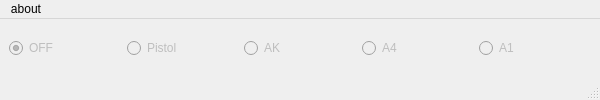
<?xml version="1.0" encoding="UTF-8"?>
<ui version="4.0">
 <class>MainWindow</class>
 <widget class="QMainWindow" name="MainWindow">
  <property name="geometry">
   <rect>
    <x>0</x>
    <y>0</y>
    <width>600</width>
    <height>100</height>
   </rect>
  </property>
  <property name="windowTitle">
   <string>MainWindow</string>
  </property>
  <widget class="QWidget" name="centralwidget">
   <layout class="QHBoxLayout" name="horizontalLayout">
    <item>
     <widget class="QRadioButton" name="radioButton_off">
      <property name="enabled">
       <bool>false</bool>
      </property>
      <property name="text">
       <string>OFF</string>
      </property>
      <property name="checkable">
       <bool>true</bool>
      </property>
      <property name="checked">
       <bool>true</bool>
      </property>
     </widget>
    </item>
    <item>
     <widget class="QRadioButton" name="radioButton_pistol">
      <property name="enabled">
       <bool>false</bool>
      </property>
      <property name="text">
       <string>Pistol</string>
      </property>
     </widget>
    </item>
    <item>
     <widget class="QRadioButton" name="radioButton_ak">
      <property name="enabled">
       <bool>false</bool>
      </property>
      <property name="text">
       <string>AK</string>
      </property>
     </widget>
    </item>
    <item>
     <widget class="QRadioButton" name="radioButton_a4">
      <property name="enabled">
       <bool>false</bool>
      </property>
      <property name="text">
       <string>A4</string>
      </property>
     </widget>
    </item>
    <item>
     <widget class="QRadioButton" name="radioButton_a1">
      <property name="enabled">
       <bool>false</bool>
      </property>
      <property name="text">
       <string>A1</string>
      </property>
     </widget>
    </item>
   </layout>
  </widget>
  <widget class="QMenuBar" name="menubar">
   <property name="geometry">
    <rect>
     <x>0</x>
     <y>0</y>
     <width>600</width>
     <height>23</height>
    </rect>
   </property>
   <widget class="QMenu" name="menuabout">
    <property name="title">
     <string>about</string>
    </property>
    <addaction name="actioncs2GunGod"/>
   </widget>
   <addaction name="menuabout"/>
  </widget>
  <widget class="QStatusBar" name="statusbar"/>
  <action name="actioncs2GunGod">
   <property name="text">
    <string>cs2GunGod</string>
   </property>
  </action>
 </widget>
 <resources/>
 <connections/>
</ui>
